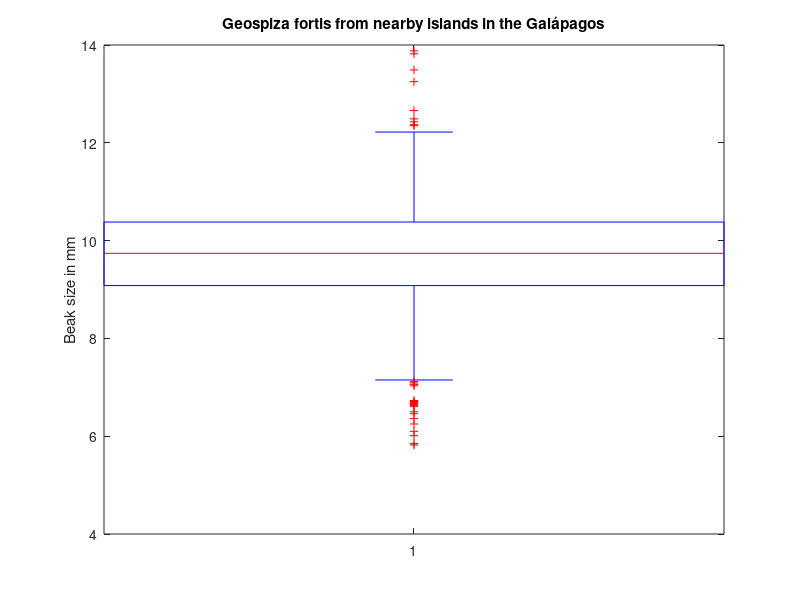

This chart was generated by the following MATLAB code:
%%% Boxplots

%%%%%%%%%%%%%%
% (a) Load the Daphne and Santa Cruz beak size data
Daphne = load('DaphneBeaks.txt');
SantaCruz = load('SantaCruzBeaks.txt');
 
%%
% (b) Create a labeled vector of beak sizes for plotting

beakSizes = [Daphne; SantaCruz];
islands = [repmat('  Daphne  ', size(Daphne)); repmat('Santa Cruz', size(SantaCruz))];
%{
The islands variable holds an array of strings in a single column. 
The first 751 elements of island hold '  Daphne  ' and the remaining 43 elements hold 'Santa Cruz'
%}

%%
% (c) Create a box plot of unequal length data sets using labeled data 
figure
boxplot(beakSizes, islands, 'whisker', 2)
ylabel('Beak size in mm')
title('Geospiza fortis from nearby islands in the Galápagos');
%}
